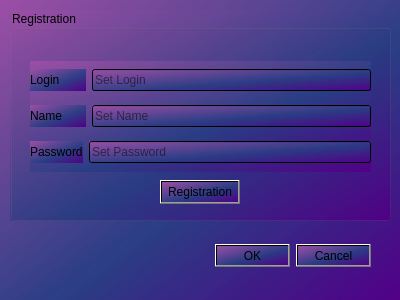
<?xml version="1.0" encoding="UTF-8"?>
<ui version="4.0">
 <class>Dialog</class>
 <widget class="QDialog" name="Dialog">
  <property name="geometry">
   <rect>
    <x>0</x>
    <y>0</y>
    <width>400</width>
    <height>300</height>
   </rect>
  </property>
  <property name="windowTitle">
   <string>Dialog</string>
  </property>
  <property name="styleSheet">
   <string notr="true">background-color:qlineargradient(spread:pad, x1:1, y1:1, x2:0, y2:0, stop:0 rgba(81, 0, 135, 255), stop:0.427447 rgba(41, 61, 132, 235), stop:1 rgba(155, 79, 165, 255));</string>
  </property>
  <widget class="QDialogButtonBox" name="buttonBox">
   <property name="geometry">
    <rect>
     <x>30</x>
     <y>240</y>
     <width>341</width>
     <height>32</height>
    </rect>
   </property>
   <property name="orientation">
    <enum>Qt::Orientation::Horizontal</enum>
   </property>
   <property name="standardButtons">
    <set>QDialogButtonBox::StandardButton::Cancel|QDialogButtonBox::StandardButton::Ok</set>
   </property>
  </widget>
  <widget class="QGroupBox" name="groupBox">
   <property name="geometry">
    <rect>
     <x>10</x>
     <y>10</y>
     <width>381</width>
     <height>211</height>
    </rect>
   </property>
   <property name="title">
    <string>Registration</string>
   </property>
   <widget class="QPushButton" name="regbtn">
    <property name="geometry">
     <rect>
      <x>150</x>
      <y>170</y>
      <width>80</width>
      <height>24</height>
     </rect>
    </property>
    <property name="text">
     <string>Registration</string>
    </property>
   </widget>
   <widget class="QWidget" name="layoutWidget">
    <property name="geometry">
     <rect>
      <x>20</x>
      <y>51</y>
      <width>341</width>
      <height>111</height>
     </rect>
    </property>
    <layout class="QGridLayout" name="gridLayout">
     <item row="0" column="0">
      <layout class="QHBoxLayout" name="horizontalLayout_3" stretch="1,5">
       <item>
        <widget class="QLabel" name="loginlab">
         <property name="text">
          <string>Login</string>
         </property>
        </widget>
       </item>
       <item>
        <widget class="QLineEdit" name="logedit">
         <property name="placeholderText">
          <string>Set Login</string>
         </property>
        </widget>
       </item>
      </layout>
     </item>
     <item row="1" column="0">
      <layout class="QHBoxLayout" name="horizontalLayout_2" stretch="1,5">
       <item>
        <widget class="QLabel" name="namelab">
         <property name="text">
          <string>Name</string>
         </property>
        </widget>
       </item>
       <item>
        <widget class="QLineEdit" name="nameedit">
         <property name="placeholderText">
          <string>Set Name</string>
         </property>
        </widget>
       </item>
      </layout>
     </item>
     <item row="2" column="0">
      <layout class="QHBoxLayout" name="horizontalLayout" stretch="0,0">
       <item>
        <widget class="QLabel" name="passlab">
         <property name="text">
          <string>Password</string>
         </property>
        </widget>
       </item>
       <item>
        <widget class="QLineEdit" name="passedit">
         <property name="placeholderText">
          <string>Set Password</string>
         </property>
        </widget>
       </item>
      </layout>
     </item>
    </layout>
   </widget>
  </widget>
 </widget>
 <resources/>
 <connections>
  <connection>
   <sender>buttonBox</sender>
   <signal>accepted()</signal>
   <receiver>Dialog</receiver>
   <slot>accept()</slot>
   <hints>
    <hint type="sourcelabel">
     <x>248</x>
     <y>254</y>
    </hint>
    <hint type="destinationlabel">
     <x>157</x>
     <y>274</y>
    </hint>
   </hints>
  </connection>
  <connection>
   <sender>buttonBox</sender>
   <signal>rejected()</signal>
   <receiver>Dialog</receiver>
   <slot>reject()</slot>
   <hints>
    <hint type="sourcelabel">
     <x>316</x>
     <y>260</y>
    </hint>
    <hint type="destinationlabel">
     <x>286</x>
     <y>274</y>
    </hint>
   </hints>
  </connection>
 </connections>
</ui>
